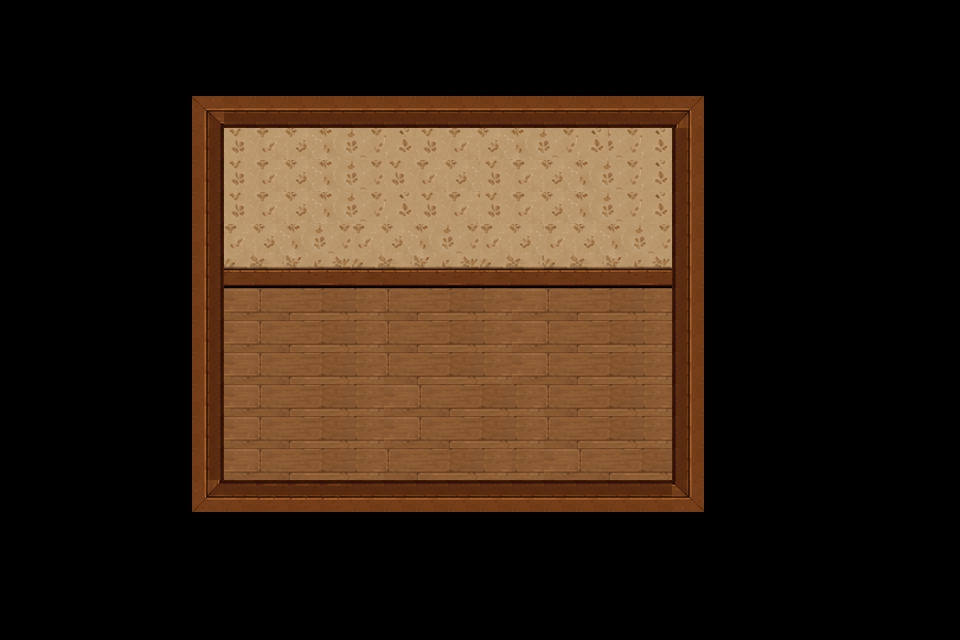

A 2D game scene composited from a Tiled map and its tileset images. What follows is a short description and the map's XML, with each tile layer's data collapsed to a summary:
An orthogonal 30x20 tile map with 32x32 px tiles, 1 tile layer (Tile Layer 1), 10 tilesets and 161 objects.

<map version="1.10" tiledversion="1.12.2" orientation="orthogonal" renderorder="right-down" width="30" height="20" tilewidth="32" tileheight="32" infinite="0" nextlayerid="4" nextobjectid="776">
 <tileset firstgid="1" name="TopDownHouse_FurnitureState1" tilewidth="32" tileheight="32" tilecount="54" columns="6" objectalignment="bottom">
  <image source="resources/Top-Down_Retro_Interior/TopDownHouse_FurnitureState1.png" width="208" height="288" />
 </tileset>
 <tileset firstgid="55" name="TopDownHouse_SmallItems" tilewidth="32" tileheight="32" tilecount="16" columns="4">
  <image source="resources/Top-Down_Retro_Interior/TopDownHouse_SmallItems.png" width="128" height="128" />
 </tileset>
 <tileset firstgid="71" name="Sprite_1" tilewidth="32" tileheight="32" tilecount="56" columns="8">
  <image source="resources/Rooms Ver1.0/Rooms Ver1.0/Sprite_1.png" width="256" height="240" />
 </tileset>
 <tileset firstgid="127" name="Screenshot 2026-07-18 210303" tilewidth="32" tileheight="32" tilecount="144" columns="16">
  <image source="resources/Screenshot 2026-07-18 210303.png" width="517" height="313" />
 </tileset>
 <tileset firstgid="271" name="Screenshot 2026-07-21 193426" tilewidth="32" tileheight="32" tilecount="49" columns="7">
  <image source="resources/Screenshot 2026-07-21 193426.png" width="237" height="236" />
 </tileset>
 <tileset firstgid="320" name="ChatGPT Image Aug 8, 2026, 10_49_31 PM" tilewidth="200" tileheight="200" tilecount="35" columns="7">
  <image source="resources/ChatGPT Image Aug 8, 2026, 10_49_31 PM.png" width="1536" height="1024" />
 </tileset>
 <tileset firstgid="355" name="ChatGPT Image Aug 25, 2026, 10_47_37 PM" tilewidth="32" tileheight="32" tilecount="1485" columns="45">
  <image source="resources/ChatGPT Image Aug 25, 2026, 10_47_37 PM.png" width="1451" height="1084" />
 </tileset>
 <tileset firstgid="1840" name="ChatGPT Image Aug 27, 2026, 10_55_28 AM" tilewidth="100" tileheight="100" tilecount="150" columns="15">
  <image source="resources/ChatGPT Image Aug 27, 2026, 10_55_28 AM.png" width="1536" height="1024" />
 </tileset>
 <tileset firstgid="1990" name="desk drawer" tilewidth="200" tileheight="200" tilecount="35" columns="7">
  <image source="resources/desk drawer.png" width="1536" height="1024" />
 </tileset>
 <tileset firstgid="2025" name="topview door" tilewidth="300" tileheight="300" tilecount="15" columns="5">
  <image source="resources/topview door.png" width="1599" height="984" />
 </tileset>
 <layer id="1" name="Tile Layer 1" width="30" height="20" locked="1">
  <data>[600 cells, 600 non-empty, 31 distinct tile ids]</data>
 </layer>
 <objectgroup id="3" name="Object Layer 1">
  <object id="585" gid="1859" x="219.639" y="281.607" width="21.3033" height="21.3033" />
  <object id="586" gid="1860" x="240.729" y="281.82" width="21.3033" height="21.3033" />
  <object id="587" gid="1874" x="219.639" y="302.697" width="21.3033" height="21.3033" />
  <object id="588" gid="1875" x="240.729" y="302.91" width="21.3033" height="21.3033" />
  <object id="589" gid="1889" x="219.639" y="323.787" width="21.3033" height="21.3033" />
  <object id="590" gid="1890" x="240.729" y="324" width="21.3033" height="21.3033" />
  <object id="591" gid="1844" x="219" y="260.303" width="21.3033" height="21.3033" />
  <object id="592" gid="1845" x="240.516" y="260.303" width="21.3033" height="21.3033" />
  <object id="593" gid="1840" x="248" y="283.196" width="29.1962" height="29.1962" />
  <object id="594" gid="1841" x="277.196" y="283.196" width="29.1962" height="29.1962" />
  <object id="595" gid="1842" x="306.392" y="283.488" width="29.1962" height="29.1962" />
  <object id="596" gid="1855" x="248" y="312.392" width="29.1962" height="29.1962" />
  <object id="597" gid="1856" x="277.196" y="312.1" width="29.1962" height="29.1962" />
  <object id="598" gid="1857" x="306.392" y="312.392" width="29.1962" height="29.1962" />
  <object id="599" gid="1870" x="248" y="341.297" width="29.1962" height="29.1962" />
  <object id="600" gid="1871" x="277.196" y="341.005" width="29.1962" height="29.1962" />
  <object id="601" gid="1872" x="306.392" y="341.005" width="29.1962" height="29.1962" />
  <object id="602" gid="1873" x="335.297" y="341.005" width="29.1962" height="29.1962" />
  <object id="603" gid="1885" x="248" y="369.909" width="29.1962" height="29.1962" />
  <object id="604" gid="1886" x="277.196" y="370.201" width="29.1962" height="29.1962" />
  <object id="605" gid="1886" x="277.196" y="370.201" width="29.1962" height="29.1962" />
  <object id="606" gid="1887" x="306.392" y="369.909" width="29.1962" height="29.1962" />
  <object id="607" gid="1888" x="335.297" y="370.201" width="29.1962" height="29.1962" />
  <object id="608" gid="1900" x="248" y="399.105" width="29.1962" height="29.1962" />
  <object id="609" gid="1901" x="277.196" y="399.105" width="29.1962" height="29.1962" />
  <object id="610" gid="1902" x="306.392" y="399.105" width="29.1962" height="29.1962" />
  <object id="611" gid="1903" x="335.297" y="399.105" width="29.1962" height="29.1962" />
  <object id="612" gid="1919" x="253.292" y="202.194" width="29.1944" height="29.1944" />
  <object id="613" gid="1920" x="282.486" y="202.194" width="29.1944" height="29.1944" />
  <object id="614" gid="1921" x="311.681" y="202.194" width="29.1944" height="29.1944" />
  <object id="615" gid="1934" x="253" y="231.389" width="29.1944" height="29.1944" />
  <object id="616" gid="1935" x="282.194" y="231.389" width="29.1944" height="29.1944" />
  <object id="617" gid="1936" x="311.389" y="231.389" width="29.1944" height="29.1944" />
  <object id="618" gid="1923" x="239" y="208.5" width="21.5" height="21.5" />
  <object id="619" gid="1922" x="217.715" y="208.5" width="21.5" height="21.5" />
  <object id="620" gid="1937" x="217.5" y="230" width="21.5" height="21.5" />
  <object id="621" gid="1938" x="239" y="230" width="21.5" height="21.5" />
  <object id="622" gid="1924" x="322.391" y="204.651" width="33.484" height="33.484" />
  <object id="623" gid="1925" x="355.429" y="205.097" width="33.484" height="33.484" />
  <object id="624" gid="1926" x="388.466" y="205.097" width="33.484" height="33.484" />
  <object id="625" gid="1927" x="421.504" y="205.097" width="33.484" height="33.484" />
  <object id="626" gid="1939" x="321.945" y="238.135" width="33.484" height="33.484" />
  <object id="627" gid="1940" x="355.429" y="238.135" width="33.484" height="33.484" />
  <object id="628" gid="1941" x="388.913" y="238.581" width="33.484" height="33.484" />
  <object id="629" gid="1942" x="421.95" y="238.581" width="33.484" height="33.484" />
  <object id="630" gid="1955" x="355.373" y="271.284" width="33.484" height="33.484" />
  <object id="631" gid="1954" x="321.833" y="271.619" width="33.484" height="33.484" />
  <object id="632" gid="1956" x="388.69" y="271.284" width="33.484" height="33.484" />
  <object id="633" gid="1957" x="422.006" y="271.898" width="33.484" height="33.484" />
  <object id="634" gid="1846" x="431.848" y="186.587" width="38.5868" height="38.5868" />
  <object id="635" gid="1847" x="469.92" y="186.587" width="38.5868" height="38.5868" />
  <object id="636" gid="1848" x="508.507" y="187.101" width="38.5868" height="38.5868" />
  <object id="637" gid="1861" x="431.848" y="224.145" width="38.5868" height="38.5868" />
  <object id="638" gid="1862" x="469.92" y="224.145" width="38.5868" height="38.5868" />
  <object id="639" gid="1863" x="507.992" y="224.659" width="38.5868" height="38.5868" />
  <object id="640" gid="1876" x="431.848" y="262.217" width="38.5868" height="38.5868" />
  </objectgroup>
</map>
<!-- 105 of 161 objects omitted -->
